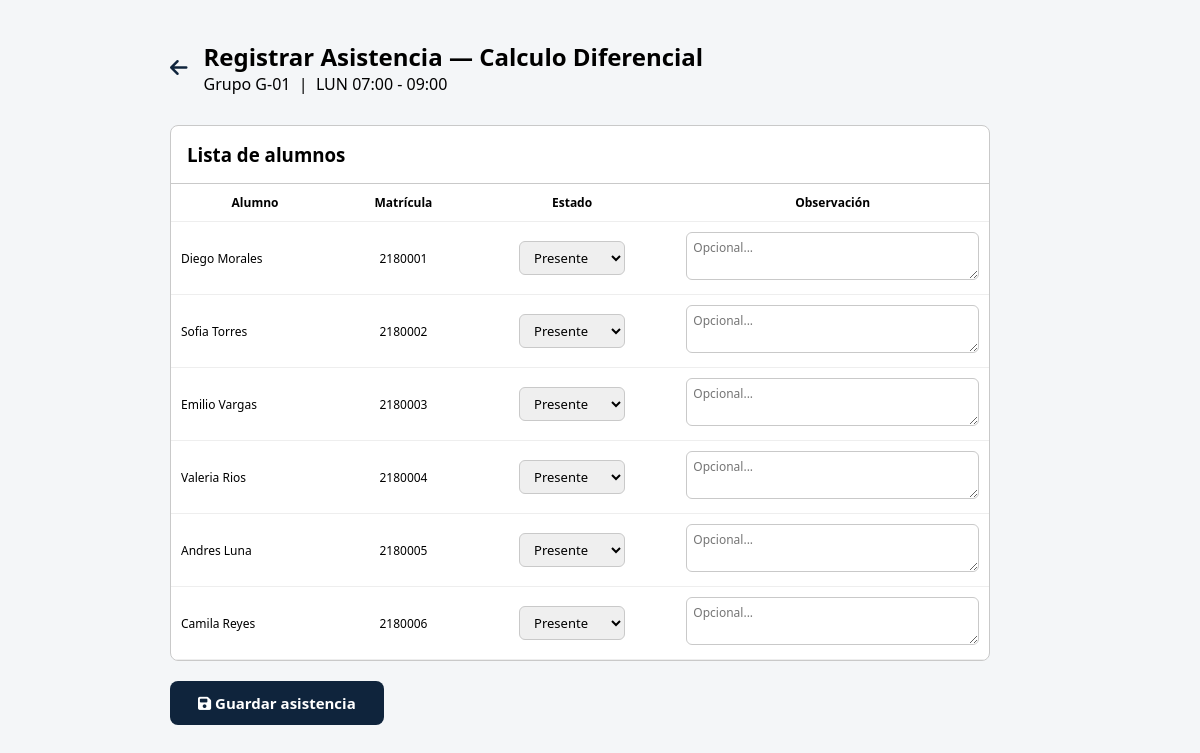
Page /sesion/1/registrar/ (signed in) on the committed database.
### horarios/models.py (models this page shows, shortened)
class Sesion(models.Model):
    TIPO_CHOICES = [
        ('CLASE', 'Clase Normal'),
        ('EXAMEN', 'Examen'),
        ('TALLER', 'Taller'),
        ('OTRO', 'Otro'),
    ]
    DIA_CHOICES = [
        ('LUN', 'Lunes'),
        ('MAR', 'Martes'),
        ('MIE', 'Miércoles'),
        ('JUE', 'Jueves'),
        ('VIE', 'Viernes'),
        ('SAB', 'Sábado'),
    ]
    grupo = models.ForeignKey(Grupo, on_delete=models.CASCADE, related_name='sesiones')
    aula = models.ForeignKey(Aula, on_delete=models.PROTECT, related_name='sesiones')
    tipo = models.CharField(max_length=10, choices=TIPO_CHOICES, default='CLASE')
    dia = models.CharField(max_length=3, choices=DIA_CHOICES)
    hora_inicio = models.TimeField()
    hora_fin = models.TimeField()
    fecha_inicio = models.DateField()
    fecha_fin = models.DateField()
    class Meta:
        verbose_name_plural = 'Sesiones'

class Grupo(models.Model):
    nombre = models.CharField(max_length=50)
    materia = models.ForeignKey(Materia, on_delete=models.CASCADE, related_name='grupos')
    profesor = models.ForeignKey(Profesor, on_delete=models.PROTECT, related_name='grupos')
    periodo = models.CharField(max_length=20)
    cupo_maximo = models.PositiveSmallIntegerField()
    estudiantes = models.ManyToManyField(Estudiante, blank=True, related_name='grupos')
    activo = models.BooleanField(default=True)
    class Meta:
        verbose_name_plural = 'Grupos'

class Materia(models.Model):
    nombre = models.CharField(max_length=200)
    codigo = models.CharField(max_length=20, unique=True)
    facultad = models.CharField(max_length=150)
    creditos = models.PositiveSmallIntegerField()
    activo = models.BooleanField(default=True)
    class Meta:
        verbose_name_plural = 'Materias'

class Estudiante(models.Model):
    usuario = models.OneToOneField(User, on_delete=models.CASCADE, related_name='perfil_estudiante')
    matricula = models.CharField(max_length=20, unique=True)
    facultad = models.CharField(max_length=150)
    semestre = models.PositiveSmallIntegerField()
    activo = models.BooleanField(default=True)
    class Meta:
        verbose_name_plural = 'Estudiantes'

### horarios/views.py (the view, shortened to what this page needs)
# urls.py: path('sesion/<int:sesion_id>/registrar/', views.registrar_asistencia, name='registrar_asistencia'),
@login_required
def registrar_asistencia(request, sesion_id):
    sesion = get_object_or_404(
        Sesion,
        id=sesion_id
    )
    if es_profesor(request.user):
        profesor = request.user.perfil_profesor
        if not profesor.grupos.filter(
            id=sesion.grupo.id
        ).exists():
            messages.error(
                request,
                'No tienes permiso para esta sesión.'
            )
            return redirect('dashboard')
        estudiantes = sesion.grupo.estudiantes.all()
        contexto = {
            'sesion': sesion,
            'estudiantes': estudiantes,
        }
        return render(
            request,
            'registrar_asistencia.html',
            contexto
        )
    elif es_alumno(request.user):
        messages.error(
            request,
            'Solo los profesores pueden registrar asistencias.'
        )
        return redirect('dashboard')
    else:
        messages.error(
            request,
            'No tienes permiso para ver esta página.'
        )
        return redirect('login')

### horarios/views.py (called while the page is built)
def es_profesor(usuario):
    return hasattr(usuario, 'perfil_profesor')

### templates/registrar_asistencia.html (shortened to what this page needs)
{% load static %}
<!DOCTYPE html>
<html lang="es">
<head>
    <link rel="stylesheet" href="{% static 'styleDash.css' %}">
    <link rel="stylesheet" href="https://cdnjs.cloudflare.com/ajax/libs/font-awesome/6.5.1/css/all.min.css">
</head>
<body>
<div class="pagina">
    <div class="encabezado">
        <a href="{% url 'dashboard' %}"><i class="fa-solid fa-arrow-left"></i></a>
        <div>
            <h1>Registrar Asistencia — {{ sesion.grupo.materia.nombre }}</h1>
            <p>Grupo {{ sesion.grupo.nombre }} &nbsp;|&nbsp; {{ sesion.dia }} {{ sesion.hora_inicio }} - {{ sesion.hora_fin }}</p>
        </div>
    </div>
    <form method="post">
        <div class="contenedor-tabla">
            <h3>Lista de alumnos</h3>
            <table class="tabla">
                <thead>
                    <tr>
                        <th>Alumno</th>
                        <th>Matrícula</th>
                        <th>Estado</th>
                        <th>Observación</th>
                    </tr>
                </thead>
                <tbody>
                    {% for estudiante in estudiantes %}
                    <tr>
                        <td>{{ estudiante.usuario.get_full_name }}</td>
                        <td>{{ estudiante.matricula }}</td>
                        <td>
                            <select name="estado_{{ estudiante.id }}" class="estado-select">
                                <option value="PRESENTE">Presente</option>
                            </select>
                        </td>
                        <td>
                            <textarea name="observacion_{{ estudiante.id }}" class="obs" placeholder="Opcional..."></textarea>
                        </td>
                    </tr>
                    {% empty %}
                    <tr>
                        <td colspan="4">No hay alumnos inscritos en este grupo.</td>
                    </tr>
                    {% endfor %}
                </tbody>
            </table>
        </div>
        <button type="submit" class="btn-guardar">
            <i class="fa-solid fa-floppy-disk"></i> Guardar asistencia
        </button>
    </form>
</div>
</body>
</html>

### static/styleDash.css (style rules this page uses)
:root { --principal: #0F243C; --secundario: #14365d; --fondo: #fff; --borde: #c9c9c9; }
* { margin: 0; padding: 0; box-sizing: border-box; font-family: 'Segoe UI', Tahoma, Geneva, Verdana, sans-serif; }
body { background: white; overflow-x: hidden; }
.contenedor-tabla { width: 100%; max-width: 820px; overflow-x: auto; border: 1px solid #c9c9c9; border-radius: 8px; background: white; }
.contenedor-tabla h3 { padding: 16px; border-bottom: 1px solid #c9c9c9; }
.tabla { width: 100%; min-width: 760px; border-collapse: collapse; }
.tabla th, .tabla td { padding: 10px; font-size: 12px; text-align: center; border-bottom: 1px solid #eee; }
.tabla th { font-weight: 700; }
.tabla td:first-child { text-align: left; }

### templates/registrar_asistencia.html (style rules this page uses)
body { background: #f4f6f8; display: block; }
.pagina { max-width: 900px; margin: 40px auto; padding: 0 20px; }
.encabezado { display: flex; align-items: center; gap: 16px; margin-bottom: 30px; }
.encabezado a { color: #0F243C; font-size: 20px; }
.encabezado h1 { font-size: 24px; }
select.estado-select { padding: 6px 10px; border: 1px solid #c9c9c9; border-radius: 6px; font-size: 13px; }
textarea.obs { width: 100%; padding: 6px; border: 1px solid #c9c9c9; border-radius: 6px; font-size: 12px; resize: vertical; min-height: 36px; }
.btn-guardar { margin-top: 20px; background: #0F243C; color: white; padding: 12px 28px; border: none; border-radius: 8px; font-size: 15px; font-weight: 600; cursor: pointer; }

### rows in the picture
Sesion: grupo.materia.nombre "Calculo Diferencial", grupo.nombre "G-01", dia "LUN", hora_inicio "07:00", hora_fin "09:00"
Estudiante: usuario.get_full_name "Diego Morales", matricula "2180001", id "Presente", id "Opcional..."
Estudiante: usuario.get_full_name "Sofia Torres", matricula "2180002", id "Presente", id "Opcional..."
Estudiante: usuario.get_full_name "Emilio Vargas", matricula "2180003", id "Presente", id "Opcional..."
Estudiante: usuario.get_full_name "Valeria Rios", matricula "2180004", id "Presente", id "Opcional..."
Estudiante: usuario.get_full_name "Andres Luna", matricula "2180005", id "Presente", id "Opcional..."
Estudiante: usuario.get_full_name "Camila Reyes", matricula "2180006", id "Presente", id "Opcional..."
